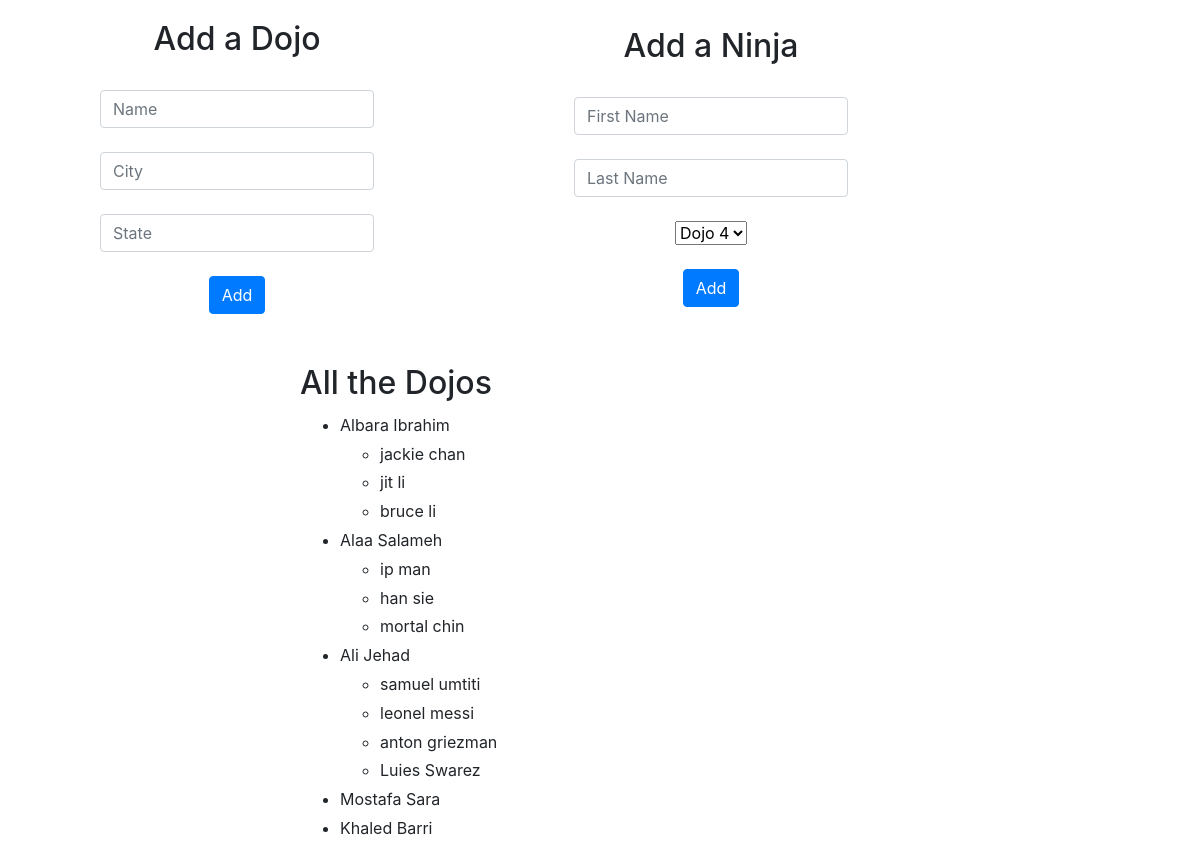
The page / on the database its author committed.
### dojo_ninjas_app/models.py (models this page shows, shortened)
class Dojo(models.Model):
    name = models.CharField(max_length=255)
    city = models.CharField(max_length=255)
    state = models.CharField(max_length=2)
    desc = models.TextField(null=True)
    def get_id():
        variable = Dojo.objects.all()
        id_list = []
        for i in variable:
            id_list.append(i.id)
        return id_list
    def dojo_all():
        return Dojo.objects.all()

class Ninja(models.Model):
    first_name = models.CharField(max_length=255)
    last_name = models.CharField(max_length=255)
    dojo_id = models.ForeignKey(Dojo, related_name= 'ninjas', on_delete=models.CASCADE)
    def ninja_all():
        return Ninja.objects.all()

### dojo_ninjas_app/views.py (the view)
# urls.py: path('',views.index),
def index(request):
    dojo_id = models.Dojo.get_id()
    dojo_all = models.Dojo.dojo_all()
    ninja_all = models.Ninja.ninja_all()
    context = {
        'dojo_id':dojo_id,
        'dojo_all':dojo_all,
        'ninja_all':ninja_all
    }
    return render(request,'index.html',context)

### dojo_ninjas_app/templates/index.html (shortened to what this page needs)
<!DOCTYPE html>
<html lang="en">
<head>
    <link rel="stylesheet" href="https://stackpath.bootstrapcdn.com/bootstrap/4.3.1/css/bootstrap.min.css">
    {% load static %}
    <link rel="stylesheet" href="{% static 'css/styles.css' %}">
</head>
<body>
    <main>
        <div>
            <h2>Add a Dojo</h2>
            <br>
            <form action="/create_dojo" method="POST">
                <div class="row g-3 align-items-center" style="padding: 0 100px;">
                    <div class="col-auto">
                        <input type="text" placeholder="Name" name="name" class="form-control" aria-describedby="passwordHelpInline">
                    </div>
                    <br>
                    <div class="row g-3 align-items-center">
                        <div class="col-auto">
                            <input type="text" placeholder="City" name="city" class="form-control" aria-describedby="passwordHelpInline">
                        </div>
                    </div>
                    <br>
                    <div class="row g-3 align-items-center">
                        <div class="col-auto">
                            <input type="text" placeholder="State" name="state" class="form-control" aria-describedby="passwordHelpInline">
                        </div>
                    </div>
                    <br>
                    <button type="submit" class="btn btn-primary">Add</button>
                </div>
            </form>
        </div>
        <div>
            <h2>Add a Ninja</h2>
            <br>
            <form action="/create_ninja" method="POST">
                <div class="row g-3 align-items-center" style="padding: 0 100px;">
                    <div class="col-auto">
                        <input type="text" placeholder="First Name" name="first_name" class="form-control" aria-describedby="passwordHelpInline">
                    </div>
                    <br>
                    <div class="row g-3 align-items-center">
                        <div class="col-auto">
                            <input type="text" placeholder="Last Name" name="last_name" class="form-control" aria-describedby="passwordHelpInline">
                        </div>
                    </div>
                    <br>
                    <div class="row g-3 align-items-center">
                        <div class="col-auto">
                            <select class="form-select" aria-label="Default select example" name="dojo_id">
                                {% for i in dojo_id %}
                                    <option value="{{ i }}">Dojo {{ i }}</option>
                                {% endfor %}
                            </select>
                        </div>
                    </div>
                    <br>
                    <button type="submit" class="btn btn-primary">Add</button>
                </div>
            </form>
        </div>
    </main>
    <footer>
        <h2>All the Dojos</h2>
        <ul>
            {% for i in dojo_all %}
                <li>
                    {{ i.name }}
                    {% for j in ninja_all %}
                        <ul>
                            {% if j.dojo_id == i %}
                                <li>
                                    {{ j.first_name }} {{j.last_name}}
                                </li>
                            {% endif %}
                        </ul>
                    {% endfor %}
                </li>
            {% endfor %}
        </ul>
    </footer>
</body>
</html>

### dojo_ninjas_app/static/css/styles.css (style rules this page uses)
main { margin: 20px auto; display: flex; align-items: center; justify-content: stretch; }
div { display: flex; flex-direction: column; align-items: center; }
footer { margin-left: 300px; margin-top: 50px; }
ul li { line-height: 180%; }

### rows shown on the page
Dojo: name "Albara Ibrahim"
Ninja: first_name "jackie", last_name "chan"
Ninja: first_name "jit", last_name "li"
Ninja: first_name "bruce", last_name "li"
Dojo: name "Alaa Salameh"
Ninja: first_name "ip", last_name "man"
Ninja: first_name "han", last_name "sie"
Ninja: first_name "mortal", last_name "chin"
Dojo: name "Ali Jehad"
Ninja: first_name "samuel", last_name "umtiti"
Ninja: first_name "leonel", last_name "messi"
Ninja: first_name "anton", last_name "griezman"
Ninja: first_name "Luies", last_name "Swarez"
Dojo: name "Mostafa Sara"
Dojo: name "Khaled Barri"
